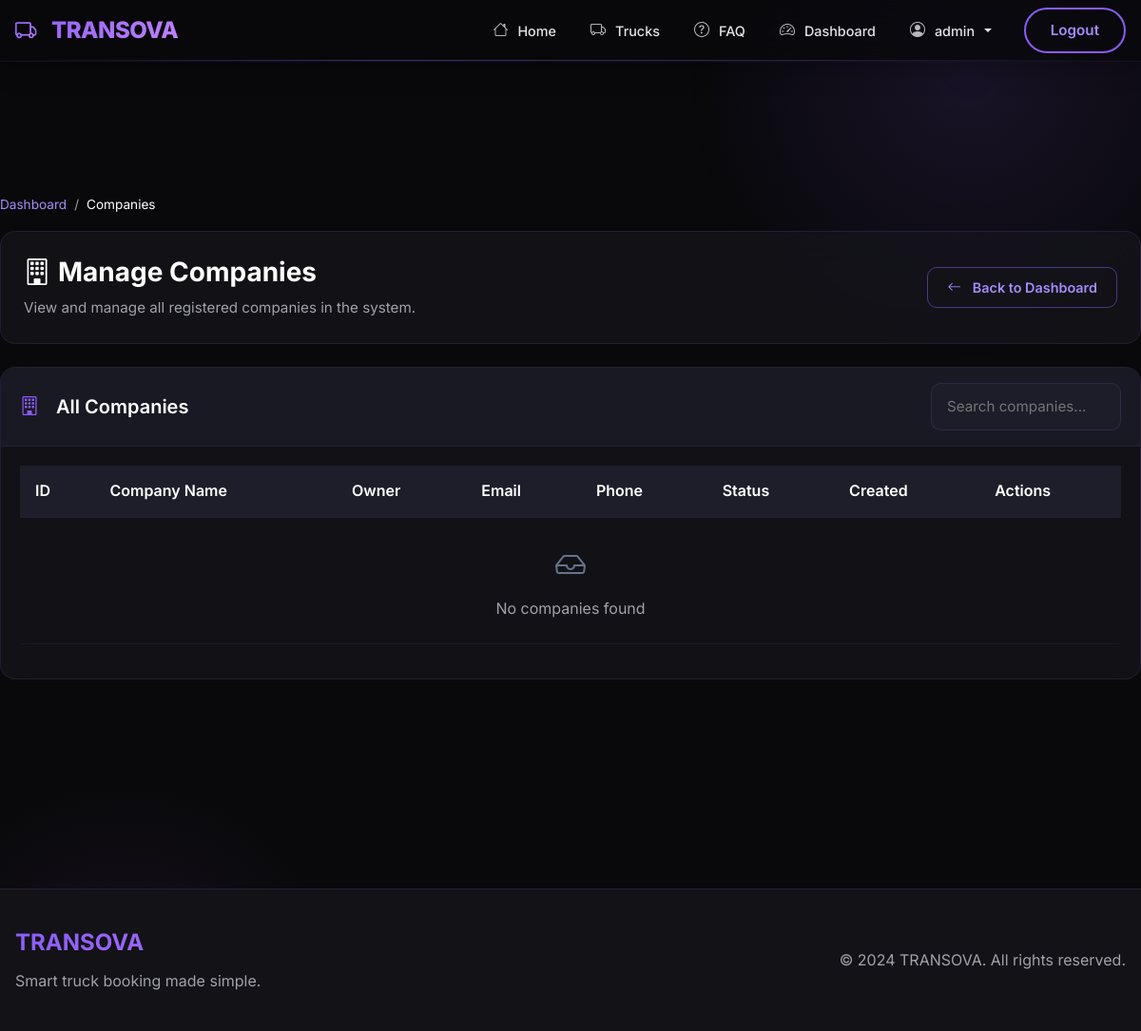
The app's page /bookings/admin/companies/ (signed in), older data.
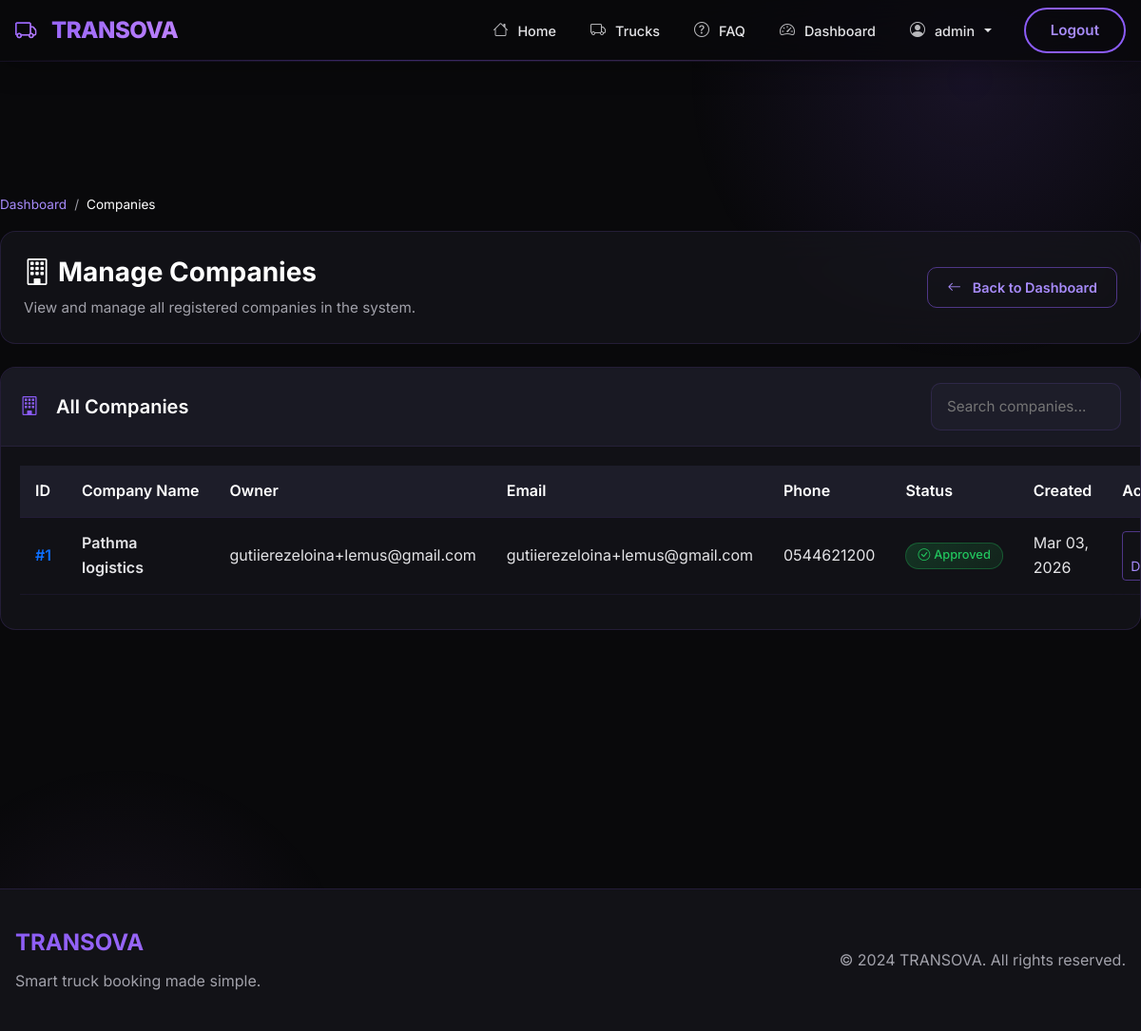
The same page, newer data.
### fleet/models.py (models this page shows, shortened)
class Company(models.Model):
    user = models.OneToOneField(
        settings.AUTH_USER_MODEL,
        on_delete=models.CASCADE,
        related_name="company_profile"
    )
    company_name = models.CharField(max_length=255)
    trade_license = models.CharField(max_length=100, blank=True)
    phone = models.CharField(max_length=20, blank=True)
    address = models.TextField(blank=True)
    logo = models.ImageField(upload_to='company_logos/', blank=True, null=True)
    description = models.TextField(blank=True)
    website = models.URLField(blank=True)
    contact_person = models.CharField(max_length=100, blank=True)
    is_approved = models.BooleanField(default=False, db_index=True)
    created_at = models.DateTimeField(auto_now_add=True, null=True, blank=True)
    updated_at = models.DateTimeField(auto_now=True, null=True, blank=True)
    class Meta:
        ordering = ['-created_at']
        verbose_name_plural = "Companies"

### accounts/models.py (models this page shows, shortened)
class User(AbstractUser):
    ROLE_ADMIN = "ADMIN"
    ROLE_COMPANY = "COMPANY"
    ROLE_CUSTOMER = "CUSTOMER"
    ROLE_DRIVER = "DRIVER"
    ROLE_CHOICES = (
        (ROLE_ADMIN, "Admin"),
        (ROLE_COMPANY, "Company"),
        (ROLE_CUSTOMER, "Customer"),
        (ROLE_DRIVER, "Driver"),
    )
    role = models.CharField(
        max_length=20,
        choices=ROLE_CHOICES,
        default=ROLE_CUSTOMER
    )
    phone = models.CharField(max_length=20, blank=True)
    address = models.TextField(blank=True)
    profile_picture = models.ImageField(upload_to='profile_pics/', blank=True, null=True)
    date_of_birth = models.DateField(null=True, blank=True)
    gender = models.CharField(max_length=10, choices=[
        ('male', 'Male'),
        ('female', 'Female'),
        ('other', 'Other'),
    ], blank=True)
    groups = models.ManyToManyField(
        'auth.Group',
        verbose_name='groups',
        blank=True,
        help_text='The groups this user belongs to.',
        related_name='custom_user_set',
        related_query_name='user',
    )
    user_permissions = models.ManyToManyField(
        'auth.Permission',
        verbose_name='user permissions',
        blank=True,
        help_text='Specific permissions for this user.',
        related_name='custom_user_set',
        related_query_name='user',
    )

### bookings/views.py (the view)
# urls.py: path("admin/companies/", admin_companies, name="admin_companies"),
@login_required(login_url='/login/')
def admin_companies(request):
    if not (request.user.is_staff or request.user.is_superuser or request.user.role == 'ADMIN'):
        messages.error(request, "You are not authorized to view this page.")
        return redirect('login')
    companies = Company.objects.all().order_by('-created_at')
    return render(request, "bookings/admin_companies.html", {"companies": companies})

### bookings/context_processors.py (called while the page is built)
def pending_companies_count(request):
    try:
        if request.user.is_authenticated and (request.user.is_staff or request.user.is_superuser or request.user.role == 'ADMIN'):
            return {'pending_companies': Company.objects.filter(is_approved=False).count()}
    except:
        pass
    return {'pending_companies': 0}

### bookings/templates/bookings/admin_companies.html (shortened to what the changed rows need)
{% extends "bookings/admin_base.html" %}
{% block admin_content %}
<div class="admin-page-header">
    <div class="row align-items-center">
        <div class="col-md-8">
            <h1 class="admin-page-title">
                <i class="bi bi-building me-2"></i>Manage Companies
            </h1>
        </div>
    </div>
</div>
<div class="row">
    <div class="col-md-12">
        <div class="admin-card">
            <div class="card-body table-responsive">
                <table class="table admin-table" id="companiesTable">
                    <thead>
                        <tr>
                            <th>ID</th>
                            <th>Company Name</th>
                            <th>Owner</th>
                            <th>Email</th>
                            <th>Phone</th>
                            <th>Status</th>
                            <th>Created</th>
                            <th>Actions</th>
                        </tr>
                    </thead>
                    <tbody>
                        {% for company in companies %}
                        <tr>
                            <td>
                                <span class="text-primary fw-semibold">#{{ company.id }}</span>
                            </td>
                            <td>
                                <span class="fw-semibold">{{ company.company_name }}</span>
                            </td>
                            <td>{{ company.user.username }}</td>
                            <td>{{ company.user.email }}</td>
                            <td>{{ company.phone|default:"N/A" }}</td>
                            <td>
                                {% if company.is_approved %}
                                <span class="badge badge-admin badge-success-custom">
                                    <i class="bi bi-check-circle me-1"></i>Approved
                                </span>
                                {% else %}
                                <span class="badge badge-admin badge-warning-custom">
                                    <i class="bi bi-clock me-1"></i>Pending
                                </span>
                                {% endif %}
                            </td>
                            <td>{{ company.created_at|date:"M d, Y" }}</td>
                            <td>
                                {% if company.is_approved %}
                                <a href="{% url 'admin_company_disapprove' company.id %}" class="btn btn-sm btn-admin-outline" onclick="return confirm('Disapprove this company? Users from this company will no longer be able to access their dashboard.')">
                                     Disapprove
                                </a>
                                {% else %}
                                <a href="{% url 'admin_company_approve' company.id %}" class="btn btn-sm btn-admin btn-admin-primary">
                                    <i class="bi bi-check-circle me-1"></i> Approve
                                </a>
                                {% endif %}
                            </td>
                        </tr>
                        {% empty %}
                        <tr>
                            <td colspan="8" class="text-center py-4">
                                <i class="bi bi-inbox d-block mb-2" style="font-size: 2rem; color: #64748b;"></i>
                                <span class="text-muted">No companies found</span>
                            </td>
                        </tr>
                        {% endfor %}
                    </tbody>
                </table>
            </div>
        </div>
    </div>
</div>
{% endblock %}

Row changes from the older to the newer data that the page shows:
added Company: id "1", company_name "Pathma logistics", user.username "gutiierezeloina+lemus@gmail.com", user.email "gutiierezeloina+lemus@gmail.com", phone "0544621200", is_approved True (drawn), created_at "Mar 03, 2026"
Text that changed along with them:
text no longer shown: "No companies found"
